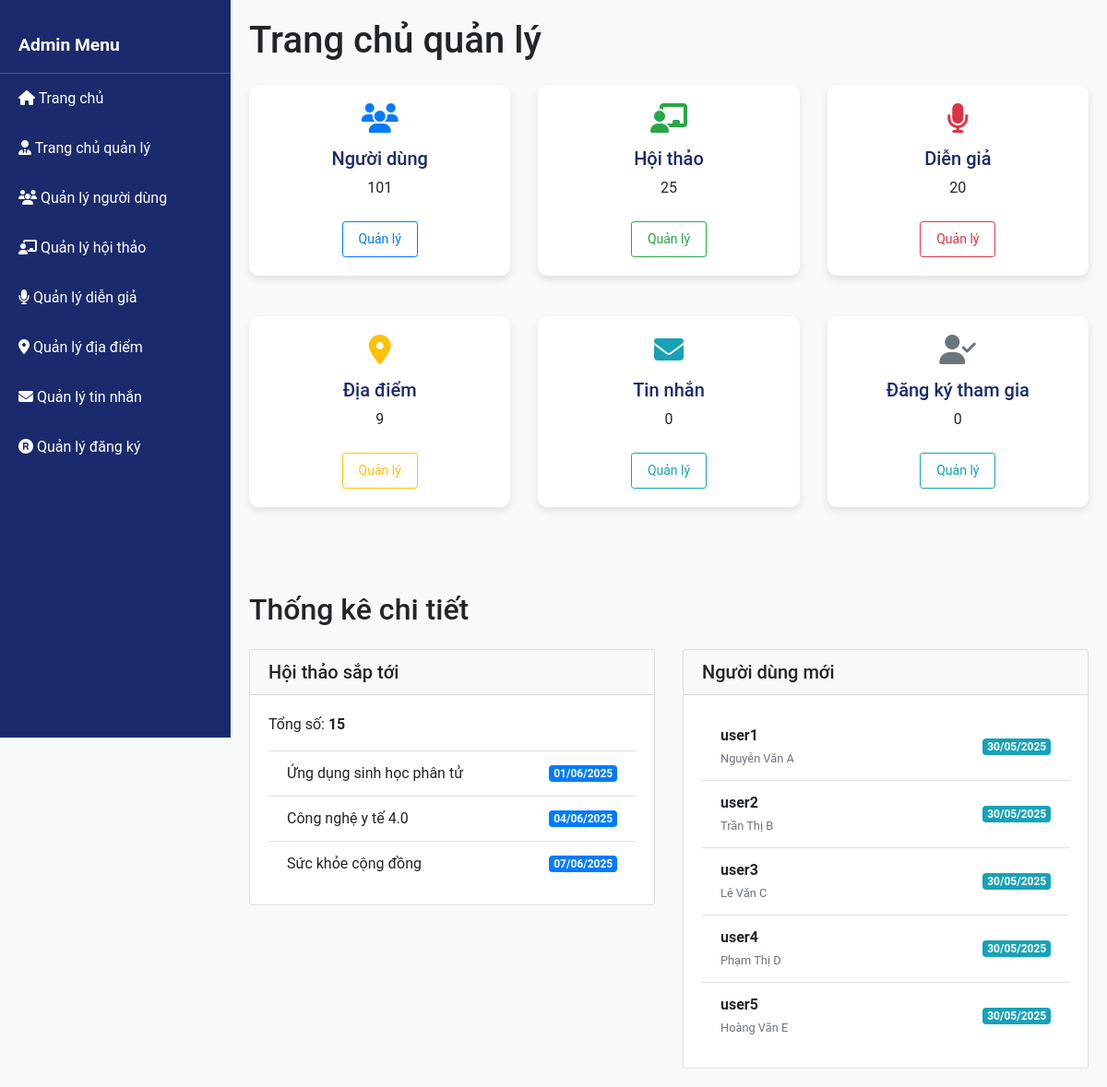
The page /layouts/admin.php (signed in) on the database its author committed.
### tables this page shows
CREATE TABLE seminars (
    seminar_id INT PRIMARY KEY AUTO_INCREMENT,
    topic VARCHAR(200) NOT NULL,
    content TEXT NOT NULL,
    start_time DATETIME NOT NULL,
    end_time DATETIME NOT NULL,
    location_id INT,
    max_participants INT,
    category VARCHAR(100) NOT NULL,
    FOREIGN KEY (location_id) REFERENCES locations(location_id)
);

CREATE TABLE users (
    user_id INT PRIMARY KEY AUTO_INCREMENT,
    username VARCHAR(50) UNIQUE NOT NULL,
    password VARCHAR(255) NOT NULL,
    full_name VARCHAR(100) NOT NULL,
    role ENUM('admin', 'user') DEFAULT 'user',
    created_at TIMESTAMP DEFAULT CURRENT_TIMESTAMP
);

### layouts/admin.php (the view, shortened to what this page needs)
<?php
require_once '../config.php';
try {
  $userQuery = $conn->query("SELECT COUNT(*) as total FROM users");
  $userCount = $userQuery->fetch(PDO::FETCH_ASSOC)['total'];
  $seminarQuery = $conn->query("SELECT COUNT(*) as total FROM seminars");
  $seminarCount = $seminarQuery->fetch(PDO::FETCH_ASSOC)['total'];
  $speakerQuery = $conn->query("SELECT COUNT(*) as total FROM speakers");
  $speakerCount = $speakerQuery->fetch(PDO::FETCH_ASSOC)['total'];
  $locationQuery = $conn->query("SELECT COUNT(*) as total FROM locations");
  $locationCount = $locationQuery->fetch(PDO::FETCH_ASSOC)['total'];
  $messageQuery = $conn->query("SELECT COUNT(*) as total FROM contact");
  $messageCount = $messageQuery->fetch(PDO::FETCH_ASSOC)['total'];
  $stats = [
    'users' => $userCount,
    'seminars' => $seminarCount,
    'speakers' => $speakerCount,
    'locations' => $locationCount,
    'messages' => $messageCount
  ];
} catch (PDOException $e) {
  error_log("Admin page error: " . $e->getMessage());
}
?>
<!DOCTYPE html>
<html lang="en">
<head>
  <link rel="stylesheet" href="https://cdn.jsdelivr.net/npm/bootstrap@4.1.3/dist/css/bootstrap.min.css">
  <link rel="stylesheet" href="../assets/css/style-admin.css">
  <link rel="stylesheet" href="../assets/css/style.css">
  <link rel="stylesheet" href="https://cdnjs.cloudflare.com/ajax/libs/font-awesome/6.7.2/css/all.min.css" />
</head>
<body>
  <?php include_once './admin_sidebar.php'; ?>
  <div class="content">
    <h1 class="mb-4">Trang chủ quản lý</h1>
    <div class="row">
      <div class="col-md-4 mb-4">
        <div class="dashboard-card">
          <i class="fas fa-users fa-2x text-primary mb-3"></i>
          <h5>Người dùng</h5>
          <p class="counter"><?php echo htmlspecialchars($stats['users']); ?></p>
          <a href="./admin_users.php" class="btn btn-sm btn-outline-primary mt-2">Quản lý</a>
        </div>
      </div>
      <div class="col-md-4 mb-4">
        <div class="dashboard-card">
          <i class="fas fa-chalkboard-teacher fa-2x text-success mb-3"></i>
          <h5>Hội thảo</h5>
          <p class="counter"><?php echo htmlspecialchars($stats['seminars']); ?></p>
          <a href="./admin_seminars.php" class="btn btn-sm btn-outline-success mt-2">Quản lý</a>
        </div>
      </div>
      <div class="col-md-4 mb-4">
        <div class="dashboard-card">
          <i class="fas fa-microphone fa-2x text-danger mb-3"></i>
          <h5>Diễn giả</h5>
          <p class="counter"><?php echo htmlspecialchars($stats['speakers']); ?></p>
          <a href="./admin_speakers.php" class="btn btn-sm btn-outline-danger mt-2">Quản lý</a>
        </div>
      </div>
      <div class="col-md-4 mb-4">
        <div class="dashboard-card">
          <i class="fas fa-map-marker-alt fa-2x text-warning mb-3"></i>
          <h5>Địa điểm</h5>
          <p class="counter"><?php echo htmlspecialchars($stats['locations']); ?></p>
          <a href="./admin_locations.php" class="btn btn-sm btn-outline-warning mt-2">Quản lý</a>
        </div>
      </div>
      <div class="col-md-4 mb-4">
        <div class="dashboard-card">
          <i class="fas fa-envelope fa-2x text-info mb-3"></i>
          <h5>Tin nhắn</h5>
          <p class="counter"><?php echo htmlspecialchars($stats['messages']); ?></p>
          <a href="./admin_messages.php" class="btn btn-sm btn-outline-info mt-2">Quản lý</a>
        </div>
      </div>
      <div class="col-md-4 mb-4">
        <div class="dashboard-card">
          <i class="fas fa-user-check fa-2x text-secondary mb-3"></i>
          <h5>Đăng ký tham gia</h5>
          <p class="counter">
            <?php
            $regQuery = $conn->query("SELECT COUNT(*) as total FROM registrations");
              echo htmlspecialchars($regQuery->fetch(PDO::FETCH_ASSOC)['total']);
            ?>
          </p>
          <a href="./admin_registrations.php" class="btn btn-sm btn-outline-info mt-2">Quản lý</a>
        </div>
      </div>
    </div>
    <div class="mt-5">
      <h2 class="mb-4">Thống kê chi tiết</h2>
      <div class="row">
        <div class="col-md-6">
          <div class="card">
            <div class="card-header bg-light">
              <h5 class="card-title mb-0">Hội thảo sắp tới</h5>
            </div>
            <div class="card-body">
              <?php
              try {
                $upcomingQuery = $conn->query("
                  SELECT COUNT(*) as total
                  FROM seminars
                  WHERE start_time > NOW()
                ");
                $upcomingCount = $upcomingQuery->fetch(PDO::FETCH_ASSOC)['total'];
                echo "<p>Tổng số: <strong>" . htmlspecialchars($upcomingCount) . "</strong></p>";
                $upcomingSeminars = $conn->query("
                  SELECT topic, start_time, seminar_id
                  FROM seminars
                  WHERE start_time > NOW()
                  ORDER BY start_time ASC
                  LIMIT 3
                ");
                if ($upcomingSeminars->rowCount() > 0) {
                  echo "<ul class='list-group list-group-flush'>";
                  while ($seminar = $upcomingSeminars->fetch(PDO::FETCH_ASSOC)) {
                    $date = new DateTime($seminar['start_time']);
                    echo "<li class='list-group-item d-flex justify-content-between align-items-center'>
                      <span>" . htmlspecialchars($seminar['topic']) . "</span>
                      <span class='badge badge-primary'>" . $date->format('d/m/Y') . "</span>
                    </li>";
                  }
                  echo "</ul>";
                } else {
                  echo "<p class='text-muted'>Không có hội thảo sắp tới</p>";
                }
              } catch (PDOException $e) {
                echo "<p class='text-danger'>Lỗi khi lấy dữ liệu</p>";
              }
              ?>
            </div>
          </div>
        </div>
        <div class="col-md-6">
          <div class="card">
            <div class="card-header bg-light">
              <h5 class="card-title mb-0">Người dùng mới</h5>
            </div>
            <div class="card-body">
              <?php
              try {
                $newUsers = $conn->query("
                  SELECT username, full_name, created_at
                  FROM users
                  ORDER BY created_at DESC
                  LIMIT 5
                ");
                if ($newUsers->rowCount() > 0) {
                  echo "<ul class='list-group list-group-flush'>";
                  while ($user = $newUsers->fetch(PDO::FETCH_ASSOC)) {
                    $date = new DateTime($user['created_at']);
                    echo "<li class='list-group-item d-flex justify-content-between align-items-center'>
                      <div>
                        <strong>" . htmlspecialchars($user['username']) . "</strong><br>
                        <small class='text-muted'>" . htmlspecialchars($user['full_name']) . "</small>
                      </div>
                      <span class='badge badge-info'>" . $date->format('d/m/Y') . "</span>
                    </li>";
                  }
                  echo "</ul>";
                } else {
                  echo "<p class='text-muted'>Không có người dùng mới</p>";
                }
              } catch (PDOException $e) {
                echo "<p class='text-danger'>Lỗi khi lấy dữ liệu</p>";
              }
              ?>
            </div>
          </div>
        </div>
      </div>
    </div>
  </div>
</body>
</html>

### assets/css/style-admin.css (style rules this page uses)
body { font-family: "Arial", sans-serif; background-color: #f8f9fa; }
.content { margin-left: 250px; padding: 20px; }
.dashboard-card { background: white; border-radius: 10px; box-shadow: 0 4px 8px rgba(0, 0, 0, 0.1); padding: 20px; margin-bottom: 20px; text-align: center; }
.dashboard-card h5 { color: #1a2a6c; }

### assets/css/style.css (style rules this page uses)
:root { --primary: #ffffff; --secondary: #1d2939; --upcoming: #008739; --date: #8d8d8d; --hover: #007bff; --font: "Roboto", sans-serif; }
body { font-family: var(--font); }
a { text-decoration: none; color: black; }
a.btn { padding: 8px 17px; }

### rows shown on the page
seminars: topic "Ứng dụng sinh học phân tử", start_time "01/06/2025"
seminars: topic "Công nghệ y tế 4.0", start_time "04/06/2025"
seminars: topic "Sức khỏe cộng đồng", start_time "07/06/2025"
users: username "user1", full_name "Nguyễn Văn A", created_at "30/05/2025"
users: username "user2", full_name "Trần Thị B", created_at "30/05/2025"
users: username "user3", full_name "Lê Văn C", created_at "30/05/2025"
users: username "user4", full_name "Phạm Thị D", created_at "30/05/2025"
users: username "user5", full_name "Hoàng Văn E", created_at "30/05/2025"

### other values the page prints
$stats['users'] "101"
$stats['seminars'] "25"
$stats['speakers'] "20"
$stats['locations'] "9"
$stats['messages'] "0"
$regQuery->fetch(PDO::FETCH_ASSOC)['total'] "0"
$upcomingCount "15"
